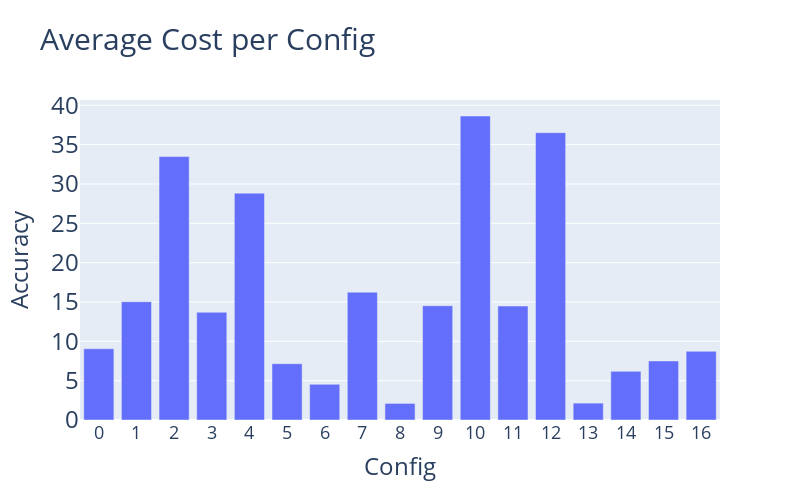

Notebook source saved alongside this figure:
### Code cell
fig = px.bar(df_avg, x='index', y='total_cost', title='Average Cost per Config',
             labels={'index': 'Id', 'total_cost': 'Total Cost'}, width=800, height=500)

fig.update_layout(xaxis_title='Config', yaxis_title='Accuracy', showlegend=False, bargap=0.2,
                  xaxis=dict(tickmode='linear', tick0=0, dtick=1, tickfont=dict(size=18)),
                  yaxis=dict(tickfont=dict(size=24)),
                  yaxis_title_font=dict(size=24),
                  xaxis_title_font=dict(size=24),
                  title_font=dict(size=30))

fig.show()
fig.write_image("total_cost.png", width=1200, height=800, scale=2)  # Adjust width, height, and scale as needed

### Figure 1 — Plotly figure (JSON) as saved in the notebook; plotly's stock layout.template omitted (floating-point values rounded to 4 significant figures)
{"data": [{"alignmentgroup": "True", "hovertemplate": "Id=%{x}<br>Total Cost=%{y}<extra></extra>", "legendgroup": "", "marker": {"color": "#636efa", "pattern": {"shape": ""}}, "name": "", "offsetgroup": "", "orientation": "v", "showlegend": false, "textposition": "auto", "type": "bar", "x": [0, 1, 2, 3, 4, 5, 6, 7, 8, 9, 10, 11, 12, 13, 14, 15, 16], "xaxis": "x", "y": [9.06, 15.03, 33.48, 13.69, 28.83, 7.155, 4.533, 16.25, 2.111, 14.52, 38.64, 14.48, 36.52, 2.147, 6.184, 7.504, 8.728], "yaxis": "y"}], "layout": {"bargap": 0.2, "barmode": "relative", "height": 500, "legend": {"tracegroupgap": 0}, "showlegend": false, "title": {"font": {"size": 30}, "text": "Average Cost per Config"}, "width": 800, "xaxis": {"anchor": "y", "domain": [0, 1], "dtick": 1, "tick0": 0, "tickfont": {"size": 18}, "tickmode": "linear", "title": {"font": {"size": 24}, "text": "Config"}}, "yaxis": {"anchor": "x", "domain": [0, 1], "tickfont": {"size": 24}, "title": {"font": {"size": 24}, "text": "Accuracy"}}}}
